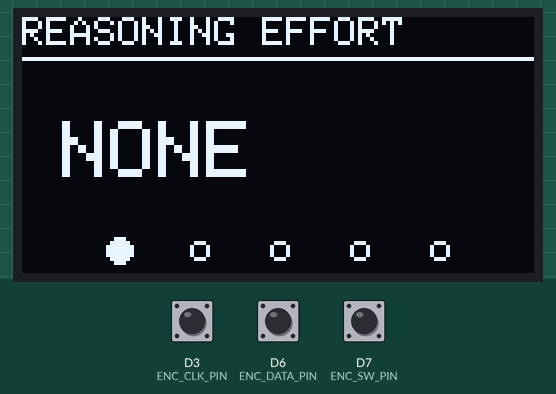
Simulated run of this sketch. Board: ESP8266 (NodeMCU). On the bench: 128×64 one-colour display. The test bench sets the inputs (shaded band); at power-on: D7 (ENC_SW_PIN) HIGH, D3 (ENC_CLK_PIN) HIGH, D6 (ENC_DATA_PIN) HIGH. What the sketch prints to the serial monitor is not drawn.

Above: at 2.2 s.
2.3 s: D7 (ENC_SW_PIN) pulled LOW for 0.15 s
Timing chart, 0 to 5.3 s (numbered marks = the images above; inputs shaded):
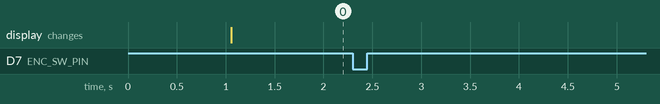

The sketch:

encoder_menu_test.ino
```cpp
// Grok Deck - encoder menu scroll test
// Uses the well-known best-microcontroller-projects.com robust encoder
// algorithm: POLLED (not interrupt-driven - interrupts amplify bounce on
// noisy encoders), with two-stage validation (per-transition lookup table,
// then requiring two consecutive valid transitions to confirm one full
// detent) before counting a step.
#include <Wire.h>
#include <Adafruit_GFX.h>
#include <Adafruit_SH110X.h>

#define OLED_ADDR   0x3C
#define SDA_PIN     D4
#define SCL_PIN     D5

#define ENC_DATA_PIN D6  // TRB
#define ENC_CLK_PIN  D3  // TRA
#define ENC_SW_PIN   D7  // PSH

Adafruit_SH1106G display(128, 64, &Wire, -1);

const char* menuItems[] = { "NONE", "LOW", "MEDIUM", "HIGH", "XHIGH" };
const int menuCount = 5;

static const int8_t rot_enc_table[] = {0,1,1,0,1,0,0,1,1,0,0,1,0,1,1,0};
static uint8_t prevNextCode = 0;
static uint16_t store = 0;

// Returns -1, 0, or +1 per call - call this frequently (polled, not ISR)
int8_t read_rotary() {
  prevNextCode <<= 2;
  if (digitalRead(ENC_DATA_PIN)) prevNextCode |= 0x02;
  if (digitalRead(ENC_CLK_PIN))  prevNextCode |= 0x01;
  prevNextCode &= 0x0f;

  if (rot_enc_table[prevNextCode]) {
    store <<= 4;
    store |= prevNextCode;
    if ((store & 0xff) == 0x2b) return -1;
    if ((store & 0xff) == 0x17) return 1;
  }
  return 0;
}

int menuIndex = 0;
int lastShownIndex = -1;

void drawMenu(int index) {
  display.clearDisplay();
  display.setTextColor(SH110X_WHITE);

  display.setTextSize(1);
  display.setCursor(0, 0);
  display.println("REASONING EFFORT");
  display.drawLine(0, 10, 127, 10, SH110X_WHITE);

  display.setTextSize(2);
  display.setCursor(10, 26);
  display.println(menuItems[index]);

  int dotSpacing = 20;
  int startX = (128 - (menuCount - 1) * dotSpacing) / 2;
  for (int i = 0; i < menuCount; i++) {
    int cx = startX + i * dotSpacing;
    if (i == index) {
      display.fillCircle(cx, 58, 3, SH110X_WHITE);
    } else {
      display.drawCircle(cx, 58, 2, SH110X_WHITE);
    }
  }

  display.display();
}

void setup() {
  Serial.begin(115200);
  delay(1000);
  Wire.begin(SDA_PIN, SCL_PIN);
  Wire.setClock(400000);

  pinMode(ENC_DATA_PIN, INPUT_PULLUP);
  pinMode(ENC_CLK_PIN, INPUT_PULLUP);
  pinMode(ENC_SW_PIN, INPUT_PULLUP);

  if (!display.begin(OLED_ADDR, true)) {
    Serial.println("SH1106 init failed");
    while (1) delay(1000);
  }

  Serial.println("Encoder menu test ready (polled, debounced)");
  drawMenu(0);
}

void loop() {
  int8_t dir = read_rotary();
  if (dir != 0) {
    menuIndex = ((menuIndex + dir) % menuCount + menuCount) % menuCount;
    Serial.printf("dir=%d -> index=%d -> %s\n", dir, menuIndex, menuItems[menuIndex]);
  }

  if (menuIndex != lastShownIndex) {
    drawMenu(menuIndex);
    lastShownIndex = menuIndex;
  }

  bool pressed = !digitalRead(ENC_SW_PIN);
  static bool wasPressed = false;
  static unsigned long lastButtonChange = 0;
  if (pressed != wasPressed && millis() - lastButtonChange > 50) {
    lastButtonChange = millis();
    wasPressed = pressed;
    if (pressed) Serial.println("Encoder button PRESSED");
  }

  delayMicroseconds(500); // tight polling interval for the encoder read
}
```

Measured:
- after the input at 2.3 s, every drawn part: stays the same
